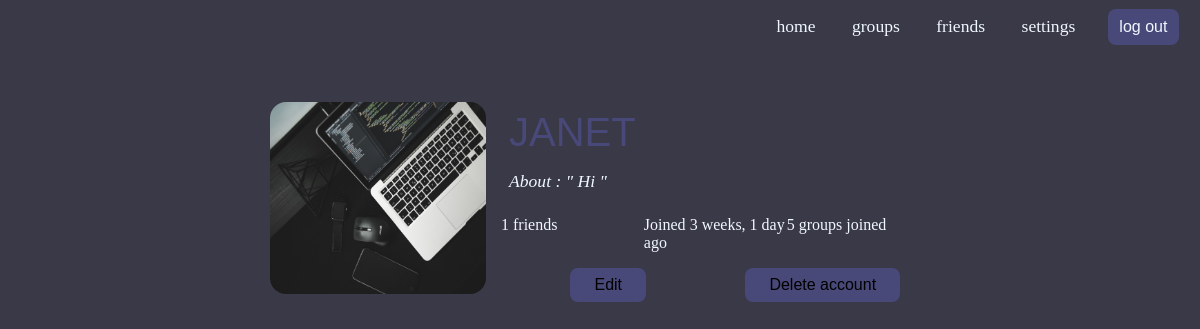
The app's page /settings/ (signed in) with its own data.
### base/models.py (models this page shows)
class Profiles(models.Model):
    user = models.ForeignKey(User,on_delete=models.CASCADE)
    name = models.CharField(max_length=50,default='None')
    profile_pics = models.ImageField(upload_to='profile_images',default='image.jpg')
    date_joined = models.DateTimeField(auto_now_add=True)
    about = models.CharField(max_length=50, default='Hi')
    user_friends = models.ManyToManyField('friends',related_name='my_friends', blank=True)

### base/views.py (the view)
# urls.py: path('settings/',views.settings, name='settings' ),
@login_required(login_url='/signin')
def settings(request):
    user = Profiles.objects.get(name=request.user.username)
    groups = groupstable.objects.filter(participants=user).count()
    form = AccountSettingsForm()
    updatable = False
    if request.method == 'POST' and updatable == False:
        updatable = True
    context = {'user':user,'groups':groups,'updatable':updatable,'form':form}
    return render(request,'settings.html',context=context)

### base/forms.py
class AccountSettingsForm(Form):
    username = forms.CharField(min_length=3,max_length=20)
    password = forms.CharField(widget=forms.PasswordInput())
    profile_picture = forms.ImageField()
    about = forms.CharField(max_length=50)
    email = forms.EmailField()

### base/templates/settings.html (shortened to what this page needs)
{% extends 'base.html' %}
{% load static %}
{% block content %}
<div class="settings-page">
    <div class="all">
        <div class="left">
            <img src="{% static 'Images/images.jpg' %}" alt="">
        </div>
        <div class="right">
            <div class="username">{{ user.name }}</div>
            <div class="user-about">About :  " {{ user.about }} "</div>
            <div class="other-info">
                <span>{{ user.user_friends.count }} friends</span>
                <span>Joined {{ user.date_joined|timesince }} ago</span>
                <span>{{ groups }} groups joined</span>
            </div>
            <div class="edit-delete">
                <div><form action="" method="post">{% csrf_token %}<button>Edit</button></form></div>
                <div><a href="{% url 'delete_account' %}"><button>Delete account</button></a></div>
            </div>
        </div>
    </div>
</div>
{% endblock %}

### base/static/webfiles/style.css (style rules this page uses)
body { padding: 0; margin: 0; background-color: #393947; font-size: 1.1rem; color: aliceblue; }
.settings-page { margin: 3rem 22.5% 3rem 22.5% ; max-width: 100%; }
.settings-page .all { width: 100%; display: flex; }
.settings-page .all .left { width: 35%; float: left; }
.settings-page .all .left img { width: 18vw; height: 12rem; border-radius: 1rem; }
.settings-page .right { width: 65%; }
.settings-page .right .username { padding: 0.5rem; text-transform: uppercase; color: #484879; font-size: 2.5rem; font-family: Impact, Haettenschweiler, 'Arial Narrow Bold', sans-serif; }
.settings-page .right .user-about { padding: 0.5rem; font-style: italic; margin-bottom: 1rem; }
.settings-page .right .other-info { width: 100%; display: flex; text-align: center; box-sizing: border-box; font-size: 1rem; margin-bottom: 1rem; }
.settings-page .right .other-info span { width: 33.3%; text-align: left; }
.settings-page .right .edit-delete { text-align: center; margin-bottom: 4rem; display: flex; box-sizing: border-box; }
.settings-page .right .edit-delete div { width: 50%; }
.settings-page .right .edit-delete button { padding: 0.5rem 1.5rem 0.5rem 1.5rem; background-color: #484879; border: none; border-radius: 0.5rem; font-size: 1rem; }

### records on screen
Profiles: name "JANET", about "Hi", user_friends.count "1", date_joined "3 weeks, 1 day"

### other values on screen
{{ groups }} "5"
